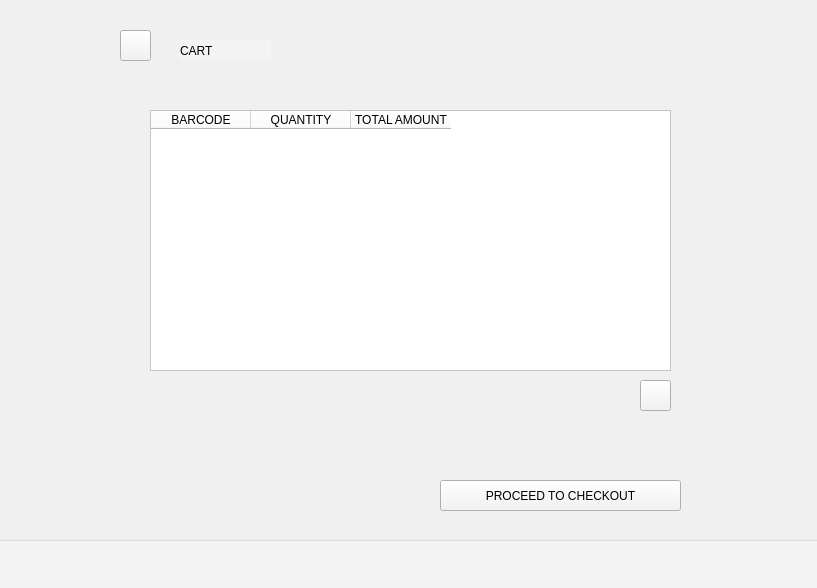
<?xml version="1.0" encoding="UTF-8"?>
<ui version="4.0">
 <class>MainWindow</class>
 <widget class="QMainWindow" name="MainWindow">
  <property name="geometry">
   <rect>
    <x>0</x>
    <y>0</y>
    <width>817</width>
    <height>588</height>
   </rect>
  </property>
  <property name="windowTitle">
   <string>MainWindow</string>
  </property>
  <property name="styleSheet">
   <string notr="true">background-color: rgb(243, 243, 243);</string>
  </property>
  <widget class="QWidget" name="centralwidget">
   <widget class="QGroupBox" name="groupBox_2">
    <property name="geometry">
     <rect>
      <x>-10</x>
      <y>-10</y>
      <width>831</width>
      <height>551</height>
     </rect>
    </property>
    <property name="styleSheet">
     <string notr="true">background-image: url('C:/Users/USER/Downloads/Project_DB(updated ui)/tbg.jpeg')</string>
    </property>
    <property name="title">
     <string/>
    </property>
   </widget>
   <widget class="QPushButton" name="backcart">
    <property name="geometry">
     <rect>
      <x>120</x>
      <y>30</y>
      <width>31</width>
      <height>31</height>
     </rect>
    </property>
    <property name="contextMenuPolicy">
     <enum>Qt::PreventContextMenu</enum>
    </property>
    <property name="styleSheet">
     <string notr="true">background-image:url('C:/Users/USER/Desktop/CUI/back.jpeg')
</string>
    </property>
    <property name="text">
     <string/>
    </property>
   </widget>
   <widget class="QLabel" name="label">
    <property name="geometry">
     <rect>
      <x>180</x>
      <y>40</y>
      <width>91</width>
      <height>21</height>
     </rect>
    </property>
    <property name="styleSheet">
     <string notr="true">font: 75 italic 12pt &quot;Bodoni MT&quot;;
background-image: url('C:/Users/USER/Downloads/Project_DB(updated ui)/tbg.jpeg')</string>
    </property>
    <property name="text">
     <string>CART</string>
    </property>
   </widget>
   <widget class="QTableWidget" name="tableWidget">
    <property name="geometry">
     <rect>
      <x>150</x>
      <y>110</y>
      <width>521</width>
      <height>261</height>
     </rect>
    </property>
    <property name="styleSheet">
     <string notr="true">background-color: rgb(255, 255, 255);</string>
    </property>
    <column>
     <property name="text">
      <string>BARCODE</string>
     </property>
    </column>
    <column>
     <property name="text">
      <string>QUANTITY</string>
     </property>
    </column>
    <column>
     <property name="text">
      <string>TOTAL AMOUNT</string>
     </property>
    </column>
   </widget>
   <widget class="QPushButton" name="checkoutButton">
    <property name="geometry">
     <rect>
      <x>440</x>
      <y>480</y>
      <width>241</width>
      <height>31</height>
     </rect>
    </property>
    <property name="styleSheet">
     <string notr="true">font: 75 italic 11pt &quot;Bodoni MT&quot;;
background-image: url('C:/Users/USER/Downloads/Project_DB(updated ui)/tbg.jpeg')</string>
    </property>
    <property name="text">
     <string>PROCEED TO CHECKOUT</string>
    </property>
   </widget>
   <widget class="QPushButton" name="delfromcart">
    <property name="geometry">
     <rect>
      <x>640</x>
      <y>380</y>
      <width>31</width>
      <height>31</height>
     </rect>
    </property>
    <property name="styleSheet">
     <string notr="true">background-image:url('C:/Users/USER/Desktop/CUI/del.png')\n</string>
    </property>
    <property name="text">
     <string/>
    </property>
   </widget>
  </widget>
  <widget class="QMenuBar" name="menubar">
   <property name="geometry">
    <rect>
     <x>0</x>
     <y>0</y>
     <width>817</width>
     <height>26</height>
    </rect>
   </property>
  </widget>
  <widget class="QStatusBar" name="statusbar"/>
 </widget>
 <resources/>
 <connections/>
</ui>
